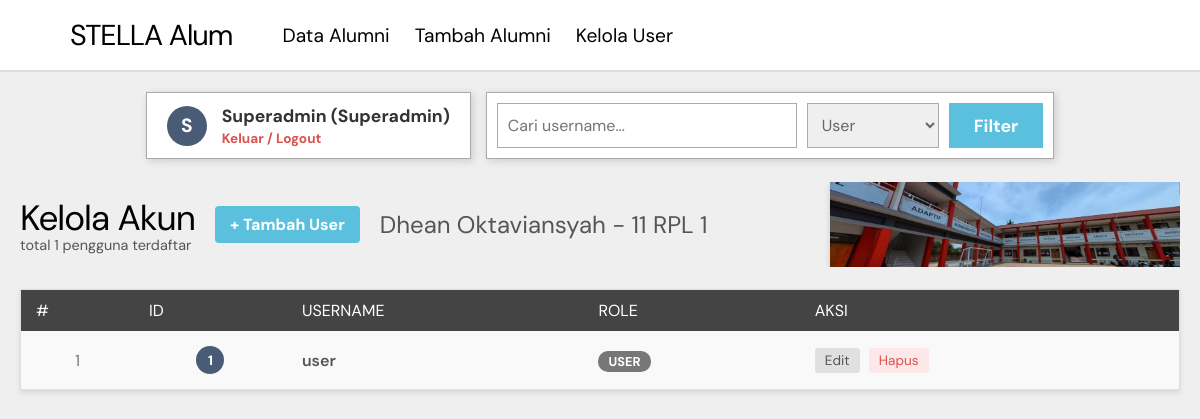
The app's page /users.php?role=user (signed in) with its own data.
### tables this page shows
CREATE TABLE `users` (
  `user_id`  INT(11)     NOT NULL AUTO_INCREMENT,
  `username` VARCHAR(50) NOT NULL,
  `password` VARCHAR(255) NOT NULL,
  `role`     ENUM('user','admin','superadmin') NOT NULL DEFAULT 'user',
  PRIMARY KEY (`user_id`)
);

### users.php (the view, shortened to what this page needs)
<?php
require 'koneksi.php';
$search = trim($_GET['search'] ?? '');
$role   = trim($_GET['role']   ?? '');
$where  = [];
$params = [];
if ($role) {
    $where[]  = 'role = ?';
    $params[] = $role;
}
$sql = "SELECT * FROM users";
if ($where) {
    $sql .= " WHERE " . implode(' AND ', $where);
}
$sql .= " ORDER BY user_id ASC";
$stmt = $pdo->prepare($sql);
$stmt->execute($params);
$users = $stmt->fetchAll();
$total = count($users);
?>
<!DOCTYPE html>
<html lang="id">
<head>
    <link rel="stylesheet" href="style/dashboard.css?v=4">
</head>
<body>
    <nav class="navbar">
        <div class="nav-brand">
            <span class="brand-text">STELLA Alum</span>
        </div>
        <div class="nav-links">
            <a href="dashboard_admin.php" class="nav-link">Data Alumni</a>
            <a href="tambah.php" class="nav-link">Tambah Alumni</a>
            <a href="users.php" class="nav-link active">Kelola User</a>
        </div>
    </nav>
    <div class="controls-wrapper">
        <div class="user-profile">
            <div class="user-avatar">
                <?= strtoupper(substr($_SESSION['username'], 0, 1)) ?>
            </div>
            <div class="user-info">
                <span class="user-role"><?= ucfirst($_SESSION['username']) ?> (<?= ucfirst($_SESSION['role']) ?>)</span>
                <a href="logout.php" class="btn-logout-small">Keluar / Logout</a>
            </div>
        </div>
        <form method="GET" class="filter-box">
            <input type="text" name="search" placeholder="Cari username..." value="<?= htmlspecialchars($search) ?>" class="filter-input">
            <select name="role" class="filter-select">
                <option value="user" <?= $role === 'user' ? 'selected' : '' ?>>User</option>
            </select>
            <button type="submit" class="btn-filter">Filter</button>
        </form>
    </div>
    <main class="main-content">
        <div class="action-header">
            <div class="title-group">
                <h1 class="page-title">Kelola Akun</h1>
                <p class="page-subtitle">total <?= $total ?> pengguna terdaftar</p>
            </div>
            <div class="btn-group">
                <a href="tambah_user.php" class="btn-add">+ Tambah User</a>
            </div>
            <div class="copyright-group">
                <marquee behavior="scroll" direction="right" class="copy-text">
                    Dhean Oktaviansyah - 11 RPL 1
                </marquee>
                <img src="stella.jpeg" class="img-header-alumni" alt="Foto Sekolah">
            </div>
        </div>
        <div class="table-card">
            <?php if (empty($users)): ?>
                <div style="padding: 20px; text-align: center;">Data pengguna tidak ditemukan.</div>
            <?php else: ?>
                <table class="data-table">
                    <thead>
                        <tr>
                            <th>#</th>
                            <th>ID</th>
                            <th>USERNAME</th>
                            <th>ROLE</th>
                            <th>AKSI</th>
                        </tr>
                    </thead>
                    <tbody>
                        <?php foreach ($users as $i => $u): ?>
                            <tr>
                                <td style="text-align: center; color: #777;"><?= $i + 1 ?></td>
                                <td style="text-align: center;">
                                    <span class="badge-angkatan"><?= $u['user_id'] ?></span>
                                </td>
                                <td style="font-weight: 600; color: #555;"><?= htmlspecialchars($u['username']) ?></td>
                                <td>
                                    <?php
                                    $roleColor = match($u['role']) {
                                        'superadmin' => '#d9534f',
                                        'admin' => '#5bc0de',
                                        default => '#777'
                                    };
                                    ?>
                                    <span style="color: white; background: <?= $roleColor ?>; padding: 2px 10px; border-radius: 10px; font-size: 0.8rem; font-weight: bold;">
                                        <?= strtoupper($u['role']) ?>
                                    </span>
                                </td>
                                <td>
                                    <?php if ($u['username'] !== $_SESSION['username']): ?>
                                        <a href="edit_user.php?id=<?= $u['user_id'] ?>" class="btn-edit">Edit</a>
                                        <form method="POST" action="delete_user.php" style="display:inline;" onsubmit="return confirm('Hapus user ini?')">
                                            <button type="submit" class="btn-delete">Hapus</button>
                                        </form>
                                    <?php else: ?>
                                        <span style="font-size: 0.8rem; color: #aaa; font-style: italic;">— Akun Anda</span>
                                    <?php endif; ?>
                                </td>
                            </tr>
                        <?php endforeach; ?>
                    </tbody>
                </table>
            <?php endif; ?>
        </div>
    </main>
</body>
</html>

### style/dashboard.css (style rules this page uses)
* { margin: 0; padding: 0; box-sizing: border-box; font-family: 'DM Sans', sans-serif; }
body { background-color: #efefef; color: #333; }
.navbar { background: #fff; display: flex; justify-content: space-between; align-items: center; padding: 15px 5%; border-bottom: 2px solid #ddd; }
.nav-brand { display: flex; align-items: center; gap: 10px; }
.brand-text { font-size: 1.8rem; font-weight: normal; color: #000; letter-spacing: -1px; }
.nav-links { display: flex; gap: 25px; margin-right: auto; margin-left: 50px; }
.nav-link { text-decoration: none; color: #000; font-size: 1.2rem; }
.controls-wrapper { display: flex; justify-content: center; align-items: stretch; gap: 15px; margin: 20px 0; }
.user-profile { background: #fff; padding: 10px 20px; display: flex; align-items: center; gap: 15px; border: 1px solid #aaa; box-shadow: 2px 2px 8px rgba(0,0,0,0.15); }
.user-avatar { background: #4a5c75; color: white; width: 40px; height: 40px; display: flex; justify-content: center; align-items: center; border-radius: 50%; font-size: 1.2rem; font-weight: bold; }
.user-info { display: flex; flex-direction: column; }
.user-role { font-weight: bold; font-size: 1.1rem; color: #333; text-transform: capitalize; }
.btn-logout-small { color: #d9534f; text-decoration: none; font-size: 0.85rem; font-weight: bold; margin-top: 3px; }
.filter-box { background: #fff; padding: 10px; display: flex; gap: 10px; border: 1px solid #aaa; box-shadow: 2px 2px 8px rgba(0,0,0,0.15); }
.filter-input { width: 300px; padding: 10px; border: 1px solid #aaa; font-size: 1rem; }
.filter-select { padding: 10px; border: 1px solid #aaa; color: #666; font-size: 1rem; }
.btn-filter { background: #5bc0de; color: white; border: none; padding: 0 25px; font-size: 1.1rem; font-weight: bold; cursor: pointer; transition: 0.2s; }
.main-content { max-width: 1200px; margin: 0 auto; padding: 0 20px 40px; }
.action-header { display: flex !important; align-items: center !important; justify-content: space-between !important; gap: 20px !important; margin-bottom: 20px !important; height: 95px !important; width: 100% !important; }
.title-group { display: flex; flex-direction: column; flex-shrink: 0 !important; }
.page-title { font-size: 2.2rem; font-weight: normal; letter-spacing: -1px; margin-bottom: -5px; color: #000; }
.page-subtitle { font-size: 0.9rem; color: #555; }
.btn-group { display: flex; flex-direction: column; gap: 5px; flex-shrink: 0 !important; }
.btn-add { background: #5bc0de; color: white; text-decoration: none; padding: 8px 15px; font-weight: bold; font-size: 1rem; display: inline-block; transition: 0.2s; border-radius: 4px; text-align: center; }
.action-header > div:nth-of-type(3) { flex-grow: 1 !important; min-width: 100px !important; display: flex !important; align-items: center !important; overflow: hidden !important; }
.copy-text { display: block !important; width: 100% !important; font-size: 1.5rem; color: #555 !important; font-weight: normal; }
.img-header-alumni { height: 95px !important; width: 350px !important; object-fit: cover !important; border-radius: 6px !important; box-shadow: 0 2px 6px rgba(0,0,0,0.1); flex-shrink: 0 !important; display: block !important; }
.table-card { background: #fff; box-shadow: 0 2px 5px rgba(0,0,0,0.1); border: 1px solid #ddd; }
.data-table { width: 100%; border-collapse: collapse; }
.data-table thead th { background: #444; color: #fff; text-align: left; padding: 10px 15px; font-weight: normal; }
.data-table tbody td { padding: 15px; border-bottom: 1px solid #e0e0e0; background: #f9f9f9; }
.badge-angkatan { background: #4a5c75; color: white; width: 28px; height: 28px; display: inline-flex; align-items: center; justify-content: center; border-radius: 50%; font-size: 0.85rem; font-weight: bold; }
.btn-edit { background: #e0e0e0; color: #555; text-decoration: none; padding: 4px 10px; border-radius: 3px; font-size: 0.85rem; margin-right: 5px; display: inline-block; }
.btn-delete { background: #fce8e8; color: #d9534f; border: none; padding: 4px 10px; border-radius: 3px; font-size: 0.85rem; cursor: pointer; }

### records on screen
users: user_id "1", username "user", role "USER"

### other values on screen
substr($_SESSION['username'], 0, 1) "S"
$_SESSION['username'] "Superadmin"
$_SESSION['role'] "Superadmin"
$total "1"
